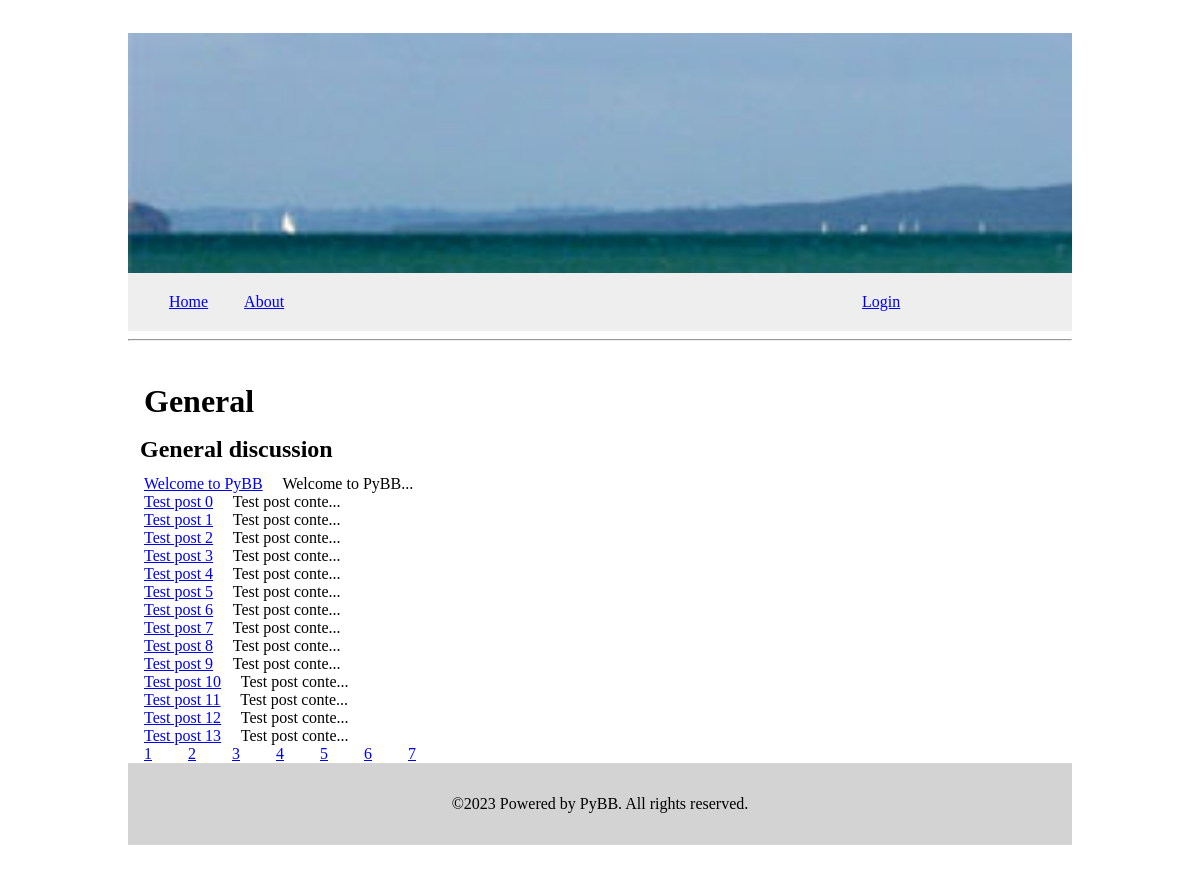
The app's page /board with its own data.
### tables this page shows
CREATE TABLE boards
                (boardid integer, boardtitle text, boarddescription text, boardicon text);

CREATE TABLE posts
                (boardid integer, postid integer, posttitle text, postcontent text, postauthorid integer, postdate integer, posttime integer);

### main.py (the view)
@app.route("/board")
def boardView():
    session_token = request.cookies.get("session_token")
    loggedInUsername = (
        Database.get_username_from_user_id(bbcrypto.lookup_session_token(session_token))
        if session_token is not None
        else None
    )
    boardID = request.args.get("board", default=1, type=int)
    pageID = request.args.get("page", default=1, type=int)
    boardInfo = Database.get_board_info(boardID)
    posts = Database.get_posts_from_board(boardID)
    posts = posts[(pageID - 1) * 15 : pageID * 15]
    numberOfPages = len(Database.get_posts_from_board(boardID)) // 15 + 1
    Database.write_log(
        f"Request to board page with id {boardID} and page with ID {pageID} from {request.environ['REMOTE_ADDR']} with user token {session_token}.",
        f"{request.environ['REMOTE_ADDR']}",
    )
    return render_template(
        "board.html",
        title=boardInfo[0][1],
        description=boardInfo[0][2],
        posts=posts,
        numberOfPages=numberOfPages,
        boardID=boardID,
        pageID=pageID,
        username=loggedInUsername,
    )

### BulletinDatabaseModule.py (called while the page is built)
    def connect(self):
        return sqlite3.connect("db/bb.db3")

    def connect_logdb(self):
        return sqlite3.connect("db/log.db3")

    def get_board_info(self, boardid):
        db = self.connect()
        c = db.cursor()
        c.execute(f"select * from boards where boardid = ?", str(boardid))
        board = c.fetchall()
        c.close()
        db.close()
        return board

    def get_posts_from_board(self, boardid):
        db = self.connect()
        c = db.cursor()
        c.execute(f"select * from posts where boardid = ? ", str(boardid))
        posts = c.fetchall()
        c.close()
        db.close()
        return posts

    def write_log(self, log_message, ipaddress):
        db = self.connect_logdb()
        c = db.cursor()
        c.execute(
            f"""insert into log
                values ({datetime.utcnow().strftime('%Y%m%d')}, {datetime.utcnow().strftime('%H%M%S')}, ?, ?)""",
            (log_message, ipaddress),
        )
        db.commit()
        c.close()
        db.close()

### main.py (called while the page is built)
@app.template_filter("date")
def date_filter(s):
    return datetime.utcnow().strftime("%Y")

### templates/board.html (shortened to what this page needs)
{% extends "base.html" %}
{% block content %}
<h1>{{ title }}</h1>
<h2>{{ description }}</h2>
{% for post in posts %}
    <a href="post?postid={{ post[1] }}">{{ post[2] }}</a>
    {{ post[3][:15] + "..." }}
{% endfor %}
<div>
{% for i in range(1, numberOfPages+1) %}
    <a href="board?board={{ boardID }}&page={{ i }}">{{ i }}</a>
{% endfor %}
</div>
{% endblock content %}

### static/style.css (style rules this page uses)
body { font-family: NunitoSans; padding: 25px 10vw 75px; }
p, a { margin: 1em; }
h1, h2, h3 { margin: 0.5em; }

### records on screen
boards: boardtitle "General", boarddescription "General discussion"
posts: posttitle "Welcome to PyBB", postcontent "Welcome to PyBB..."
posts: posttitle "Test post 0", postcontent "Test post conte..."
posts: posttitle "Test post 1", postcontent "Test post conte..."
posts: posttitle "Test post 2", postcontent "Test post conte..."
posts: posttitle "Test post 3", postcontent "Test post conte..."
posts: posttitle "Test post 4", postcontent "Test post conte..."
posts: posttitle "Test post 5", postcontent "Test post conte..."
posts: posttitle "Test post 6", postcontent "Test post conte..."
posts: posttitle "Test post 7", postcontent "Test post conte..."
posts: posttitle "Test post 8", postcontent "Test post conte..."
posts: posttitle "Test post 9", postcontent "Test post conte..."
posts: posttitle "Test post 10", postcontent "Test post conte..."
posts: posttitle "Test post 11", postcontent "Test post conte..."
posts: posttitle "Test post 12", postcontent "Test post conte..."
posts: posttitle "Test post 13", postcontent "Test post conte..."

### other values on screen
{{ menu_item.title() }} "Home" "About"
{{ i }} "1" "2" "3" "4" "5" "6" "7"
{{ s|date }} "2023"
